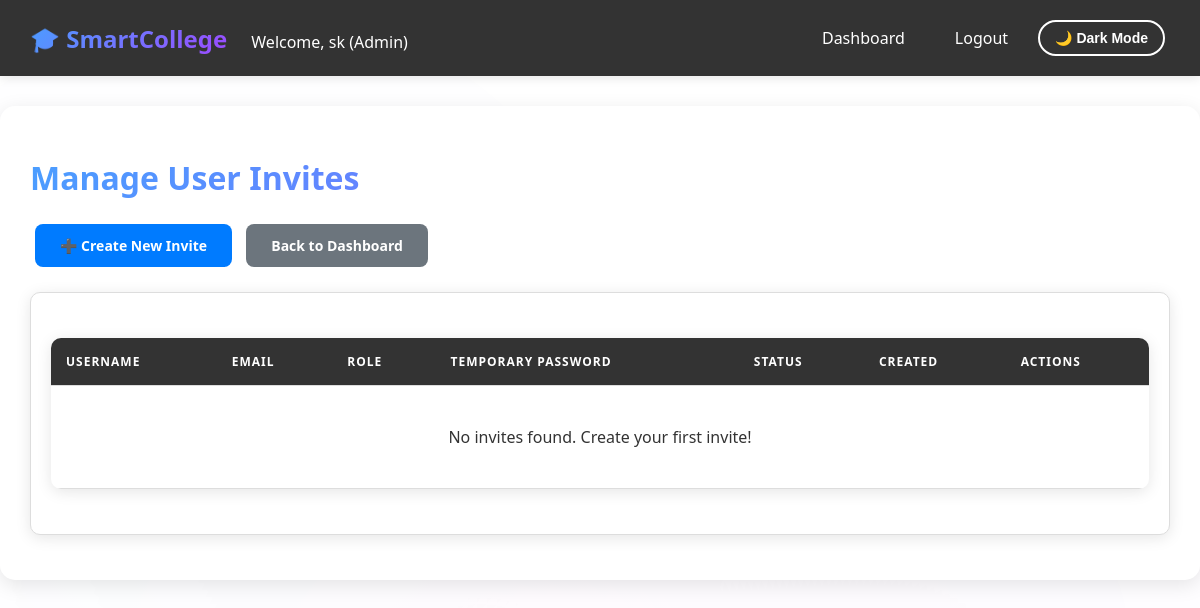
/manage/invites/ (signed in), run on an earlier commit of the app's database.
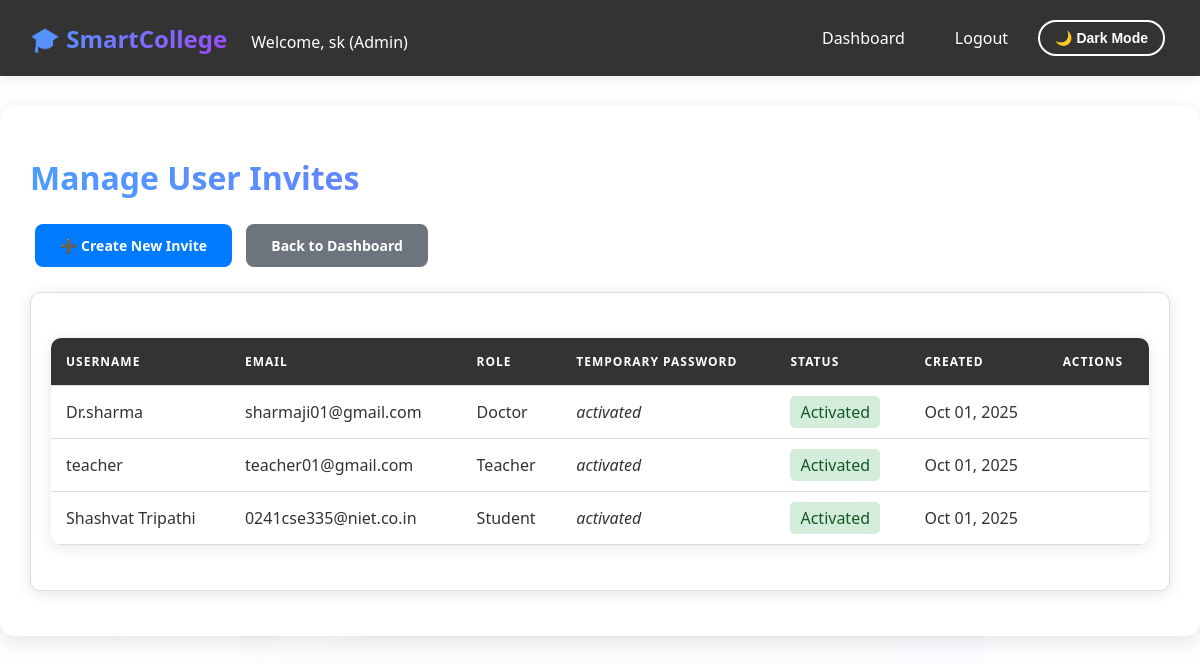
And on a later commit of the database.
### college_app/models.py (models this page shows, shortened)
class Profile(models.Model):
    ROLE_CHOICES = (
        ('admin', 'Admin'),
        ('student', 'Student'),
        ('teacher', 'Teacher'),
        ('doctor', 'Doctor'),
    )
    user = models.OneToOneField(User, on_delete=models.CASCADE, related_name='profile')
    role = models.CharField(max_length=20, choices=ROLE_CHOICES)
    phone = models.CharField(max_length=15, blank=True)
    address = models.TextField(blank=True)
    date_of_birth = models.DateField(null=True, blank=True)

class UserInvite(models.Model):
    STATUS_CHOICES = (
        ('pending', 'Pending'),
        ('activated', 'Activated'),
        ('expired', 'Expired'),
    )
    username = models.CharField(max_length=150, unique=True)
    email = models.EmailField()
    role = models.CharField(max_length=20, choices=Profile.ROLE_CHOICES)
    temporary_password = models.CharField(max_length=128)
    status = models.CharField(max_length=20, choices=STATUS_CHOICES, default='pending')
    created_by = models.ForeignKey(User, on_delete=models.CASCADE, related_name='created_invites')
    created_at = models.DateTimeField(auto_now_add=True)

### college_app/views.py (the view)
# urls.py: path('manage/invites/', views.manage_invites, name='manage_invites'),
@login_required
def manage_invites(request):
    if request.user.profile.role != 'admin':
        messages.error(request, 'Only admins can manage user invites')
        return redirect('dashboard')
    invites = UserInvite.objects.all().order_by('-created_at')
    return render(request, 'college_app/manage_invites.html', {'invites': invites})

### templates/college_app/manage_invites.html (shortened to what this page needs)
{% extends 'base.html' %}
{% block content %}
<h1>Manage User Invites</h1>
<div style="margin-bottom: 20px;">
    <a href="{% url 'create_invite' %}" class="btn">➕ Create New Invite</a>
    <a href="{% url 'dashboard' %}" class="btn btn-secondary">Back to Dashboard</a>
</div>
<div class="card">
    <table>
        <thead>
            <tr>
                <th>Username</th>
                <th>Email</th>
                <th>Role</th>
                <th>Temporary Password</th>
                <th>Status</th>
                <th>Created</th>
                <th>Actions</th>
            </tr>
        </thead>
        <tbody>
            {% for invite in invites %}
            <tr>
                <td>{{ invite.username }}</td>
                <td>{{ invite.email }}</td>
                <td>{{ invite.get_role_display }}</td>
                <td>
                    {% if invite.status == 'pending' %}
                        <code>{{ invite.temporary_password }}</code>
                    {% else %}
                        <em>{{ invite.status }}</em>
                    {% endif %}
                </td>
                <td>
                    <span style="padding: 5px 10px; border-radius: 5px;
                        {% if invite.status == 'pending' %}background: #fff3cd; color: #856404;
                        {% elif invite.status == 'activated' %}background: #d4edda; color: #155724;
                        {% else %}background: #f8d7da; color: #721c24;{% endif %}">
                        {{ invite.get_status_display }}
                    </span>
                </td>
                <td>{{ invite.created_at|date:"M d, Y" }}</td>
                <td>
                </td>
            </tr>
            {% empty %}
            <tr>
                <td colspan="7" style="text-align: center; padding: 40px;">No invites found. Create your first invite!</td>
            </tr>
            {% endfor %}
        </tbody>
    </table>
</div>
{% endblock %}

### templates/base.html (shortened to what this page needs)
{% load static %}
<!DOCTYPE html>
<html lang="en">
<head>
    <link rel="stylesheet" href="{% static 'css/style.css' %}">
</head>
<body>
    {% if user.is_authenticated %}
    <div class="navbar">
        <div>
            <span class="navbar-brand">🎓 SmartCollege</span>
            <span style="margin-left: 20px;">Welcome, {{ user.username }} ({{ user.profile.role|title }})</span>
        </div>
        <div style="display: flex; align-items: center;">
            <a href="{% url 'dashboard' %}">Dashboard</a>
            <a href="{% url 'logout' %}">Logout</a>
            <button id="theme-toggle" class="theme-toggle">🌙 Dark Mode</button>
        </div>
    </div>
    {% endif %}
    <div class="container">
        {% block content %}{% endblock %}
    </div>
</body>
</html>

### static/css/style.css (style rules this page uses)
:root { --primary-color: #007bff; --primary-hover: #0056b3; --bg-color: #ffffff; --bg-secondary: #f4f4f4; --text-color: #333; --text-secondary: #666; --border-color: #ddd; --navbar-bg: #333; --navbar-text: #ffffff; --container-bg: #ffffff; --shadow: rgba(0, 0, 0, 0.1); --success-bg: #d4edda; --success-text: #155724; --success-border: #c3e6cb; --error-bg: #f8d7da; --error-text: #721c24; --error-border: #f5c6cb; --table-header-bg: #333; --table-header-text: #ffffff; --card-bg: #ffffff; }
* { margin: 0; padding: 0; box-sizing: border-box; transition: background-color 0.3s ease, color 0.3s ease, border-color 0.3s ease; }
body { font-family: 'Segoe UI', Tahoma, Geneva, Verdana, sans-serif; background: var(--bg-color); color: var(--text-color); min-height: 100vh; position: relative; }
body::before { content: ''; position: fixed; top: 0; left: 0; width: 100%; height: 100%; z-index: -1; opacity: 0.05; background-image: radial-gradient(circle at 20% 50%, rgba(0, 123, 255, 0.3) 0%, transparent 50%), radial-gradient(circle at 80% 80%, rgba(123, 0, 255, 0.3) 0%, transparent 50%), radial-gradient(circle at 40% 90%, rgba(255, 0, 123, 0.3) 0%, transparent 50%); }
.navbar { background: var(--navbar-bg); color: var(--navbar-text); padding: 15px 30px; display: flex; justify-content: space-between; align-items: center; box-shadow: 0 2px 10px var(--shadow); position: sticky; top: 0; z-index: 1000; }
.navbar-brand { font-size: 24px; font-weight: bold; background: linear-gradient(135deg, #4a9eff, #9c4aff); -webkit-background-clip: text; -webkit-text-fill-color: transparent; background-clip: text; }
.navbar a { color: var(--navbar-text); text-decoration: none; margin-left: 20px; padding: 8px 15px; border-radius: 5px; transition: background 0.3s ease; }
.theme-toggle { background: none; border: 2px solid var(--navbar-text); color: var(--navbar-text); padding: 8px 15px; border-radius: 20px; cursor: pointer; font-size: 14px; margin-left: 15px; transition: all 0.3s ease; }
.container { max-width: 1200px; margin: 30px auto; padding: 30px; background: var(--container-bg); border-radius: 15px; box-shadow: 0 5px 20px var(--shadow); backdrop-filter: blur(10px); }
.card { background: var(--card-bg); border-radius: 10px; padding: 20px; margin: 15px 0; box-shadow: 0 3px 15px var(--shadow); border: 1px solid var(--border-color); }
h1, h2, h3 { margin: 20px 0; color: var(--text-color); }
h1 { font-size: 32px; background: linear-gradient(135deg, #4a9eff, #9c4aff); -webkit-background-clip: text; -webkit-text-fill-color: transparent; background-clip: text; }
button, .btn { background: var(--primary-color); color: white; padding: 12px 25px; border: none; border-radius: 8px; cursor: pointer; text-decoration: none; display: inline-block; margin: 5px; font-size: 14px; font-weight: 600; transition: all 0.3s ease; }
.btn-secondary { background: #6c757d; }
table { width: 100%; border-collapse: collapse; margin: 25px 0; background: var(--container-bg); border-radius: 10px; overflow: hidden; box-shadow: 0 3px 15px var(--shadow); }
table th, table td { padding: 15px; text-align: left; border-bottom: 1px solid var(--border-color); }
table th { background: var(--table-header-bg); color: var(--table-header-text); font-weight: 600; text-transform: uppercase; font-size: 12px; letter-spacing: 1px; }
a { color: var(--primary-color); text-decoration: none; transition: color 0.3s ease; }

What changed in the data, as far as the page shows it:
added UserInvite: username "Dr.sharma", email "sharmaji01@gmail.com", role "Doctor", status "activated", status "Activated", created_at "Oct 01, 2025"
added UserInvite: username "teacher", email "teacher01@gmail.com", role "Teacher", status "activated", status "Activated", created_at "Oct 01, 2025"
added UserInvite: username "Shashvat Tripathi", email "0241cse335@niet.co.in", role "Student", status "activated", status "Activated", created_at "Oct 01, 2025"
Also different on the page:
text no longer shown: "No invites found. Create your first invite!"
